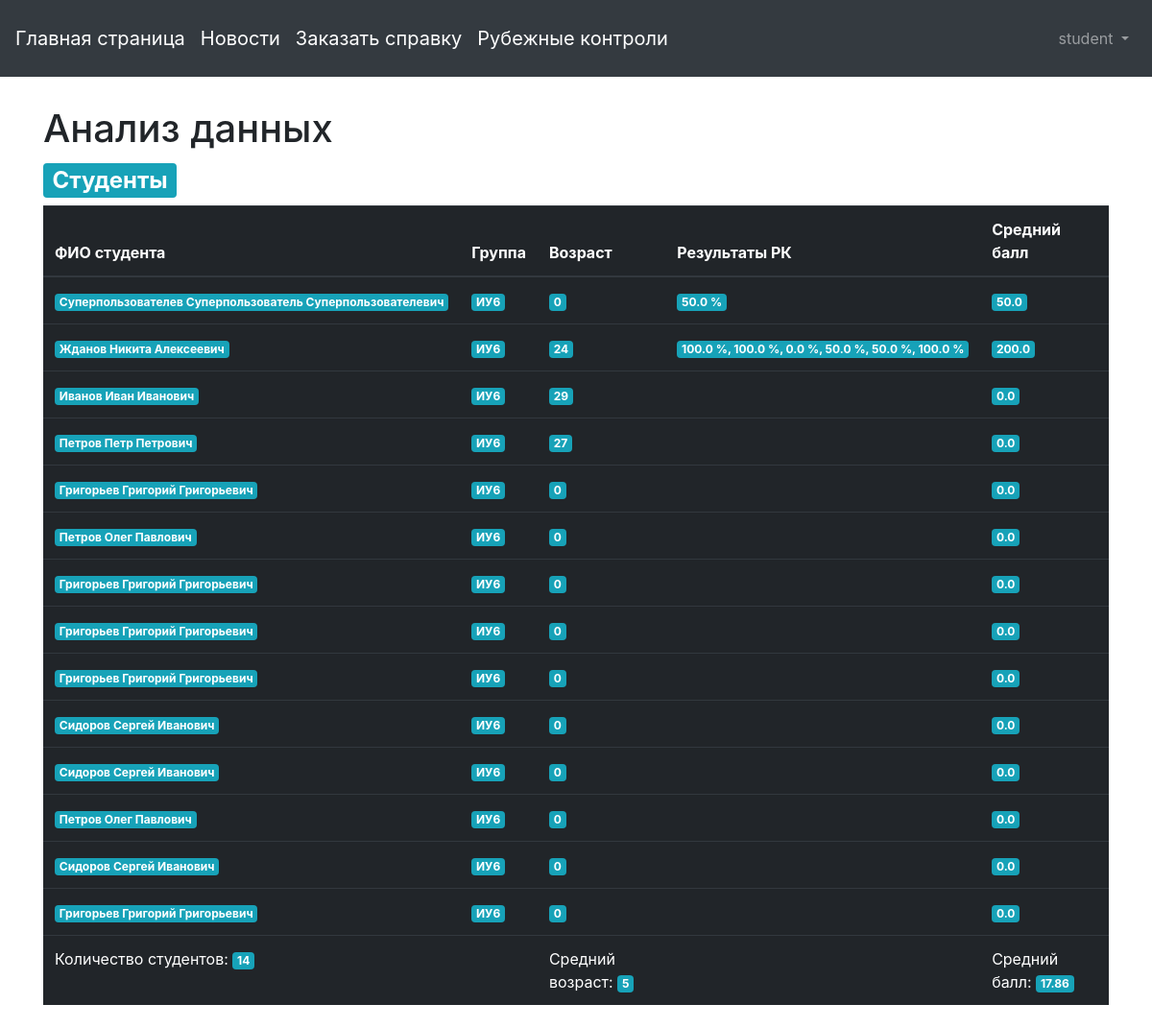
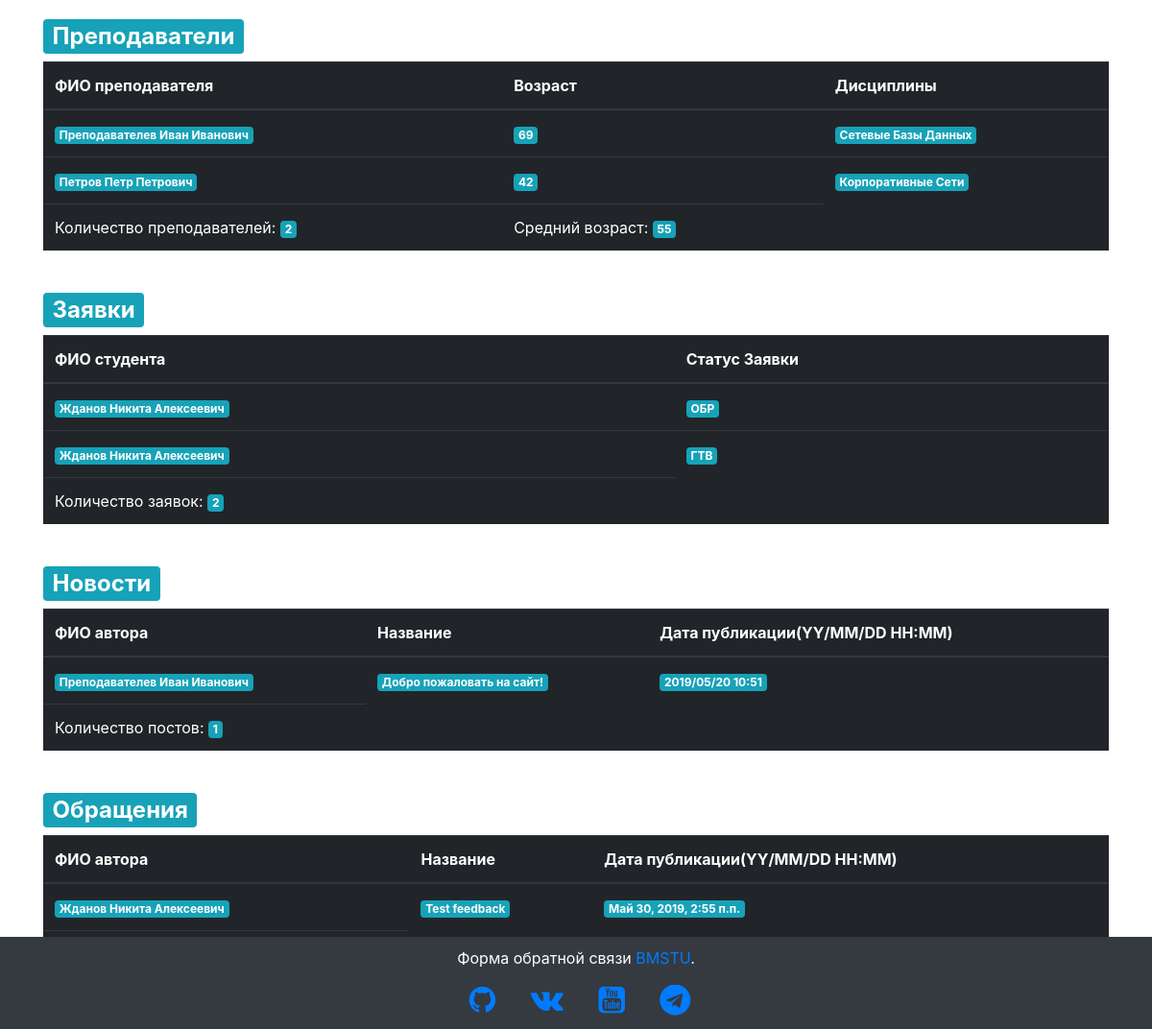
/analysys/ (signed in), run on the app's committed database (2 pictures, top to bottom).
### users/models.py (models this page shows, shortened)
class CustomUser(AbstractUser):
    date_of_birth = models.DateTimeField(verbose_name='Дата рождения', default=date.today)
    full_name = models.CharField(max_length=255, verbose_name='ФИО', null=True)
    phone_no = models.CharField(max_length=255, verbose_name='Контактный телефон', default='+7-499-555-55-55')
    STUDENT = 'СТ'
    TEACHER = 'ПР'
    ROLE_CHOICES = (
        (STUDENT, 'Студент'),
        (TEACHER, 'Преподаватель')
    )
    user_role = models.CharField(max_length=2,
        choices=ROLE_CHOICES,
        default=STUDENT,
        verbose_name='Роль пользователя'
    )
    IU1 = 'ИУ1'
    IU2 = 'ИУ2'
    IU3 = 'ИУ3'
    IU4 = 'ИУ4'
    IU5 = 'ИУ5'
    IU6 = 'ИУ6'
    IU7 = 'ИУ7'
    IU8 = 'ИУ8'
    STUDENT_GROUP_CHOICES = (
        (IU1, 'ИУ-1'),
        (IU2, 'ИУ-2'),
        (IU3, 'ИУ-3'),
        (IU4, 'ИУ-4'),
        (IU5, 'ИУ-5'),
        (IU6, 'ИУ-6'),
        (IU7, 'ИУ-7'),
        (IU8, 'ИУ-8')
    )
    student_group = models.CharField(max_length=3,
        choices=STUDENT_GROUP_CHOICES,
        verbose_name='Группа студента',
        default=IU6
    )
    """
    if user_role == STUDENT:
        user_group = ForeignKey(
        Student_group,
        on_delete=models.CASCADE,
        verbose_name = "Группа студента"
    )
    """

### questiontest/models.py (models this page shows, shortened)
class RKResult(models.Model):
    student = models.ForeignKey(
            settings.AUTH_USER_MODEL,
            on_delete=models.CASCADE,
            verbose_name = "Студент"
        )
    rk = models.ForeignKey(RK, on_delete=models.CASCADE, verbose_name="РК", null=True)
    result = models.CharField(max_length=5, verbose_name="Результат в '%'", default="100%")
    answers = models.CharField(max_length=255, verbose_name="Ответы студента", default="[A, A]")
    date = models.DateTimeField(auto_now=True, verbose_name='Дата выполнения')

### attendance_control/models.py (models this page shows, shortened)
class Disciple(models.Model):
    name = models.CharField(max_length=255, verbose_name='Название предмета')
    teacher = models.ForeignKey(CustomUser, on_delete=models.CASCADE, verbose_name="Преподаватель")

### orders/models.py (models this page shows, shortened)
class Order(models.Model):
    READY = 'ГТВ'
    WIP = 'ОБР'
    STATUS_CHOICES = (
        (READY, 'Готово'),
        (WIP, 'Обработка')
    )
    status = models.CharField(max_length=3,
        choices=STATUS_CHOICES,
        default=WIP,
        verbose_name='Статус заявки'
    )
    title = models.CharField(max_length=255, verbose_name="Комментарий")
    date = models.DateTimeField(auto_now_add=True, verbose_name='Дата создания')
    pred_date_rdy = models.DateTimeField(verbose_name='Предварительная дата готовности', default=(now() + timedelta(days=3)))
    author = models.ForeignKey(
        settings.AUTH_USER_MODEL,
        on_delete=models.CASCADE,
        verbose_name = "Заказчик"
    )

### articles/models.py (models this page shows, shortened)
class Article(models.Model):
    title = models.CharField(max_length=255, verbose_name="Заголовок")
    body = models.TextField(verbose_name="Текст")
    document = models.FileField(validators=[validate_file_extension], verbose_name="Файл", blank=True, null=True, upload_to="documents") #/%Y%m%D/
    date = models.DateTimeField(auto_now_add=True, verbose_name='Дата создания')
    author = models.ForeignKey(
        settings.AUTH_USER_MODEL,
        on_delete=models.CASCADE,
        verbose_name = "Автор"
    )

### pages/models.py (models this page shows, shortened)
class Feedback(models.Model):
    name = models.CharField(max_length=255, verbose_name="Название обращения")
    body = models.TextField(verbose_name="Текст обращения")
    date = models.DateTimeField(auto_now=True, verbose_name="Дата обращения")
    author = models.ForeignKey(
        settings.AUTH_USER_MODEL,
        on_delete=models.CASCADE,
        verbose_name = "Создал"
    )

### analysys/views.py (the view)
# urls.py: path('', views.dashboardView, name='dashboard'),
def dashboardView(request):
    all_students = CustomUser.objects.filter(user_role=CustomUser.STUDENT)
    all_teachers = CustomUser.objects.filter(user_role=CustomUser.TEACHER)
    all_messages = Message.objects.all()
    all_orders = Order.objects.all()
    all_rks = RK.objects.all()
    all_rk_results = RKResult.objects.all()
    all_disciplines = Disciple.objects.all()
    all_articles = Article.objects.all()
    all_attendance_logs = Attendance.objects.all()
    all_feedbacks = Feedback.objects.all()
    orders_count = len(all_orders)
    students_count = len(all_students)
    teachers_count = len(all_teachers)
    feedbacks_count = len(all_feedbacks)
    students_age = [int(timezone.now().year - el.date_of_birth.year) for el in all_students]
    avg_age = sum(students_age)//students_count
    all_teacher_discs = [", ".join([el.name for el in teacher.disciple_set.all()]) for teacher in all_teachers]
    teachers_age = [int(timezone.now().year - el.date_of_birth.year) for el in all_teachers]
    avg_age_teacher = sum(teachers_age)//teachers_count
    students_rk_results = []
    students_rk_results_avgs = []
    for student in all_students:
        results = student.rkresult_set.all()
        results_repr = ", ".join([el.result for el in results])
        students_rk_results.append(results_repr)
        students_rk_results_avgs.append(round(sum([float(el.result.split()[0]) for el in results])/len(students_rk_results), 2))
    students_all_avg = round(sum(students_rk_results_avgs)/students_count, 2)
    articles_count = len(all_articles)
    articles_dates_formated = []
    for el in all_articles:
        minute = el.date.minute
        hour = el.date.hour
        day = el.date.day
        year = el.date.year
        month = el.date.month
        if len(str(el.date.month)) == 2:
            articles_dates_formated.append(f"{year}/{month}/{day} {hour}:{minute}")
        else:
            articles_dates_formated.append(f"{year}/0{month}/{day} {hour}:{minute}")
    context = {
        'students': all_students,
        'students_ages': zip(all_students, students_age),
        'students_ages_rk_results_avgs': zip(all_students, students_age, students_rk_results, students_rk_results_avgs),
        'students_count': students_count,
        'students_all_avg': students_all_avg,
        'teachers': zip(all_teachers, teachers_age, all_teacher_discs),
        'teachers_count': teachers_count,
        'avg_age': avg_age,
        'avg_age_teacher': avg_age_teacher,
        'orders': all_orders,
        'orders_count': orders_count,
        'messages': all_messages,
        'disciples': all_disciplines,
        'articles': zip(all_articles, articles_dates_formated),
        'articles_count': articles_count,
        'feedbacks': all_feedbacks,
        'feedbacks_count': feedbacks_count,
        }
    return render(request, 'dashboard.html', context=context)

### templates/dashboard.html (shortened to what this page needs)
{% extends 'base.html' %}
{% load crispy_forms_tags %}
{% block content %}
  <h1>Анализ данных</h1>
    <h2><span class="badge badge-info">Студенты</span></h2>
    <table id="att_form" class="table table-dark">
      <thead class="thead-dark">
        <tr>
          <th>ФИО студента</th>
          <th>Группа</th>
          <th>Возраст</th>
          <th>Результаты РК</th>
          <th>Средний балл</th>
        </tr>
      </thead>
      <tbody>
        {% for student, age, rk_res, avg in students_ages_rk_results_avgs %}
          <tr>
            <td><span class="badge badge-info">{{ student.full_name }}</span></td>
            <td><span class="badge badge-info">{{ student.student_group }}</span></td>
            <td><span class="badge badge-info">{{ age }}</span></td>
            <td><span class="badge badge-info">{{ rk_res }}</span></td>
            <td><span class="badge badge-info">{{ avg }}</span></td>
          </tr>
        {% endfor %}
      </tbody>
      <tfoot>
        <tr>
          <td>Количество студентов: <span class="badge badge-info">{{ students_count }}</span></td>
          <td></td>
          <td>Средний возраст: <span class="badge badge-info">{{ avg_age }}</span></td>
          <td></td>
          <td>Средний балл: <span class="badge badge-info">{{ students_all_avg }}</span></td>
        </tr>
      </tfoot>
    </table>
    <br>
    <h2><span class="badge badge-info">Преподаватели</span></h2>
    <table id="att_form" class="table table-dark">
      <thead class="thead-dark">
        <tr>
          <th>ФИО преподавателя</th>
          <th>Возраст</th>
          <th>Дисциплины</th>
        </tr>
      </thead>
      <tbody>
        {% for teacher, age, disciples in teachers %}
          <tr>
            <td><span class="badge badge-info">{{ teacher.full_name }}</span></td>
            <td><span class="badge badge-info">{{ age }}</span></td>
            <td><span class="badge badge-info">{{ disciples }}</span></td>
          </tr>
        {% endfor %}
      </tbody>
      <tfoot>
        <tr>
          <td>Количество преподавателей: <span class="badge badge-info">{{ teachers_count }}</span></td>
          <td>Средний возраст: <span class="badge badge-info">{{ avg_age_teacher }}</span></td>
        </tr>
      </tfoot>
    </table>
    <br>
    <h2><span class="badge badge-info">Заявки</span></h2>
    <table id="att_form" class="table table-dark">
      <thead class="thead-dark">
        <tr>
          <th>ФИО студента</th>
          <th>Статус Заявки</th>
        </tr>
      </thead>
      <tbody>
        {% for order in orders %}
          <tr>
            <td><span class="badge badge-info">{{ order.author.full_name }}</span></td>
            <td><span class="badge badge-info">{{ order.status }}</span></td>
          </tr>
        {% endfor %}
      </tbody>
      <tfoot>
        <tr>
          <td>Количество заявок: <span class="badge badge-info">{{ orders_count }}</span></td>
        </tr>
      </tfoot>
    </table>
    <br>
    <h2><span class="badge badge-info">Новости</span></h2>
    <table id="att_form" class="table table-dark">
      <thead class="thead-dark">
        <tr>
          <th>ФИО автора</th>
          <th>Название</th>
          <th>Дата публикации(YY/MM/DD HH:MM)</th>
        </tr>
      </thead>
      <tbody>
        {% for article, date_pub in articles %}
          <tr>
            <td><span class="badge badge-info">{{ article.author.full_name }}</span></td>
            <td><span class="badge badge-info">{{ article.title }}</span></td>
            <td><span class="badge badge-info">{{ date_pub }}</span></td>
          </tr>
        {% endfor %}
      </tbody>
      <tfoot>
        <tr>
          <td>Количество постов: <span class="badge badge-info">{{ articles_count }}</span></td>
        </tr>
      </tfoot>
    </table>
    <br>
    <h2><span class="badge badge-info">Обращения</span></h2>
    <table id="att_form" class="table table-dark">
      <thead class="thead-dark">
        <tr>
          <th>ФИО автора</th>
          <th>Название</th>
          <th>Дата публикации(YY/MM/DD HH:MM)</th>
        </tr>
      </thead>
      <tbody>
        {% for feedback in feedbacks %}
          <tr>
            <td><span class="badge badge-info">{{ feedback.author.full_name }}</span></td>
            <td><span class="badge badge-info">{{ feedback.name }}</span></td>
            <td><span class="badge badge-info">{{ feedback.date }}</span></td>
          </tr>
        {% endfor %}
      </tbody>
      <tfoot>
        <tr>
          <td>Количество обращений: <span class="badge badge-info">{{ feedbacks_count }}</span></td>
        </tr>
      </tfoot>
    </table>
    <a class="btn btn-light ml-2" href="http://pentaho.com" target="_blank">В панель анализа</a>
    <a class="btn btn-light ml-2" href="{% url 'home' %}">Вернуться</a>
{% endblock %}

### templates/base.html (shortened to what this page needs)
{% load static %}
<!doctype html>
<html lang="en">
  <head>
    <link rel="stylesheet" href="https://stackpath.bootstrapcdn.com/bootstrap/4.1.3/css/bootstrap.min.css">
    <link rel="stylesheet" href="https://cdnjs.cloudflare.com/ajax/libs/font-awesome/4.7.0/css/font-awesome.min.css">
    <link rel="stylesheet" href="{% static 'css/base.css' %}" type="text/css">
  </head>
  <body>
    <nav class="navbar fixed-top navbar-expand-md navbar-dark bg-dark mb-4" style="height: 80px;">
      <a class="navbar-brand" href="{% url 'home' %}">Главная страница</a>
      <a class="navbar-brand" href="{% url 'article_list' %}">Новости</a>
      {% if user.user_role == 'СТ' %}
        <a class="navbar-brand" href="{% url 'order_new' %}">Заказать справку</a>
      {% endif %}
      <a class="navbar-brand" href="{% url 'rk_list' %}">Рубежные контроли</a>
      <div class="collapse navbar-collapse" id="navbarCollapse">
        {% if user.is_authenticated %}
          <ul class="navbar-nav ml-auto">
            <li class="nav-item">
              <a class="nav-link dropdown-toggle" href="#" id="userMenu" data-toggle="dropdown" aria-haspopup="true" aria-expanded="false">
                {{ user.username }}
              </a>
            </li>
          </ul>
        {% else %}
          <form class="form-inline ml-auto">
            <a href="{% url 'login' %}" class="btn btn-outline-secondary">
            Войти</a>
          </form>
        {% endif %}
      </div>
    </nav>
    <div class="container" style="top: 110px; bottom: 120px; margin-bottom: 100px; position: relative;">
      {% block content %}
      {% endblock content %}
    </div>
  </body>
  <footer class="blog-footer fixed-bottom" style="height: 96px; width: 100%; left: 0px; right: 0px; text-align: center; color: white; background-color: #343a40!important; margin-top: 100px;">
    <p style="margin-top: 10px;">Форма обратной связи <a href="{% url 'feedback_new' %}">BMSTU</a>.</p>
    <div class="soc-icons">
      <ul>
        <li><a href="https://github.com/arthanadftz" target="_blank"><i class="fa fa-github fa-2x"></i></a></li>
        <li><a href="https://github.com/arthanadftz" target="_blank"><i class="fa fa-vk fa-2x"></i></a></li>
        <li><a href="https://github.com/arthanadftz" target="_blank"><i class="fa fa-youtube-square fa-2x"></i></a></li>
        <li><a href="https://github.com/arthanadftz" target="_blank"><i class="fa fa-telegram fa-2x"></i></a></li>
      </ul>
    </div>
  </footer>
</html>

### static/css/base.css (style rules this page uses)
body { background-image: url(http://iu1ni.bmstu.ru/imgs/mstu-logo.png); background-repeat: no-repeat; background-position: center 460px; background-size: 25%; background-color: #ffffff; background-attachment: fixed; }
.soc-icons ul { overflow-x:hidden; white-space:nowrap; height: auto; width: 100%; }
.soc-icons li { margin-right: 2rem; display: inline; }

### data on the page
CustomUser: username "student", full_name "Жданов Никита Алексеевич", student_group "ИУ6", age "24", rk_res "100.0 %, 100.0 %, 0.0 %, 50.0 %, 50.0 %, 100.0 %", avg "200.0"
CustomUser: full_name "Суперпользователев Суперпользователь Суперпользователевич", student_group "ИУ6", age "0", result "50.0 %", avg "50.0"
CustomUser: full_name "Иванов Иван Иванович", student_group "ИУ6", age "29", avg "0.0"
CustomUser: full_name "Петров Петр Петрович", student_group "ИУ6", age "27", avg "0.0"
CustomUser: full_name "Григорьев Григорий Григорьевич", student_group "ИУ6", age "0", avg "0.0"
CustomUser: full_name "Петров Олег Павлович", student_group "ИУ6", age "0", avg "0.0"
CustomUser: full_name "Григорьев Григорий Григорьевич", student_group "ИУ6", age "0", avg "0.0"
CustomUser: full_name "Григорьев Григорий Григорьевич", student_group "ИУ6", age "0", avg "0.0"
CustomUser: full_name "Григорьев Григорий Григорьевич", student_group "ИУ6", age "0", avg "0.0"
CustomUser: full_name "Сидоров Сергей Иванович", student_group "ИУ6", age "0", avg "0.0"
CustomUser: full_name "Сидоров Сергей Иванович", student_group "ИУ6", age "0", avg "0.0"
CustomUser: full_name "Петров Олег Павлович", student_group "ИУ6", age "0", avg "0.0"
CustomUser: full_name "Сидоров Сергей Иванович", student_group "ИУ6", age "0", avg "0.0"
CustomUser: full_name "Григорьев Григорий Григорьевич", student_group "ИУ6", age "0", avg "0.0"
CustomUser: full_name "Преподавателев Иван Иванович", age "69", name "Сетевые Базы Данных"
CustomUser: full_name "Петров Петр Петрович", age "42", name "Корпоративные Сети"
Order: author.full_name "Жданов Никита Алексеевич", status "ОБР"
Order: author.full_name "Жданов Никита Алексеевич", status "ГТВ"
Article: author.full_name "Преподавателев Иван Иванович", title "Добро пожаловать на сайт!", date_pub "2019/05/20 10:51"
Feedback: author.full_name "Жданов Никита Алексеевич", name "Test feedback", date "Май 30, 2019, 2:55 п.п."

### other printed values
{{ students_count }} "14"
{{ avg_age }} "5"
{{ students_all_avg }} "17.86"
{{ teachers_count }} "2"
{{ avg_age_teacher }} "55"
{{ orders_count }} "2"
{{ articles_count }} "1"
